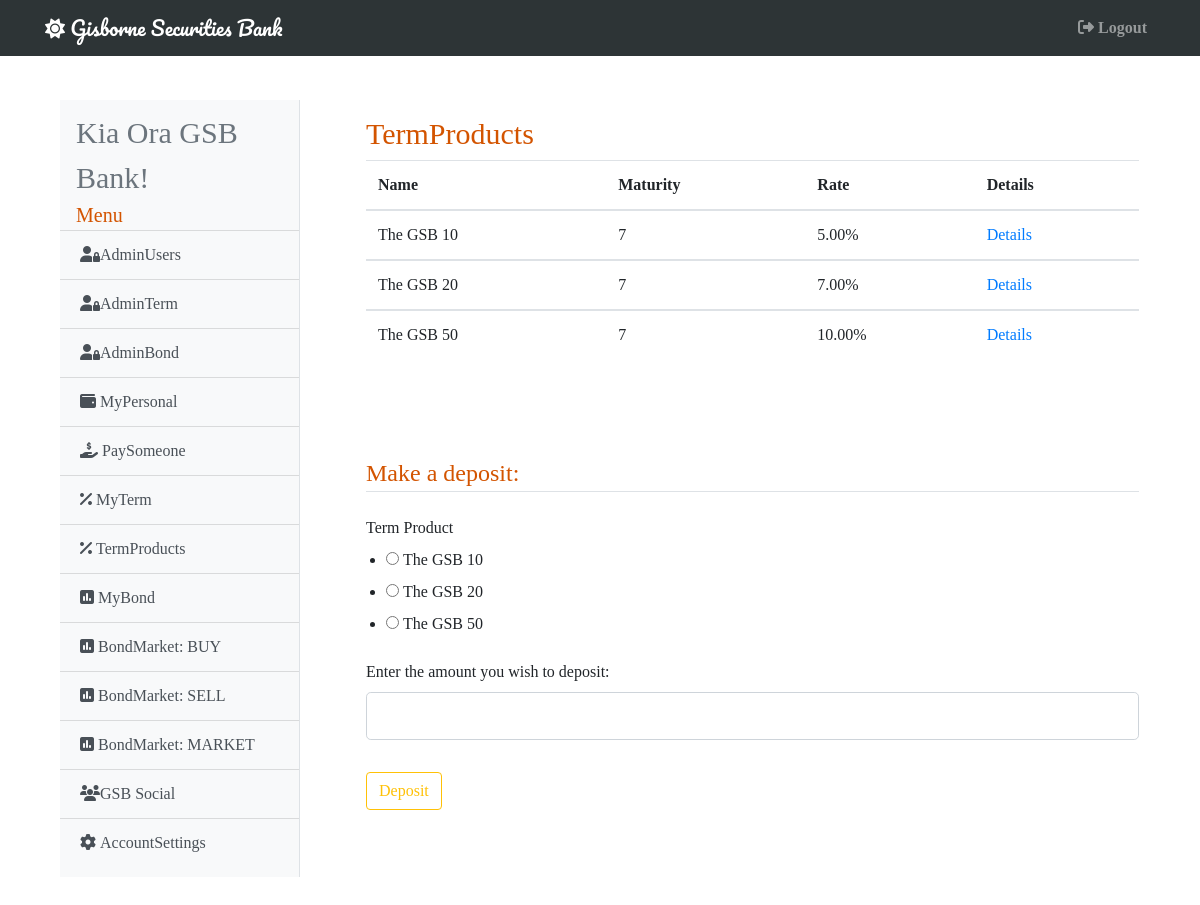
/termproducts (signed in), run on the app's committed database.
### gsb/models.py (models this page shows, shortened)
class User(db.Model, UserMixin):
    id = db.Column(db.Integer, primary_key=True)
    username = db.Column(db.String(20), unique=True, nullable=False)
    email = db.Column(db.String(120), unique=True, nullable=False)
    password = db.Column(db.String(60), nullable=False)
    account = db.Column(db.BigInteger, unique=True, nullable=False)
    cash = db.Column(db.Numeric(20, 2), nullable=False)
    admin =  db.Column(db.Boolean, default=False, nullable=False)
    active =  db.Column(db.Boolean, default=False, nullable=False)
    market =  db.Column(db.Boolean, default=False, nullable=False)
    image = db.Column(db.Integer, default=1, nullable=False)
    inbox = db.Column(db.Integer, default=0, nullable=False)
    term = db.Column(db.Numeric(20, 2), nullable=False)
    bond = db.Column(db.Numeric(20, 2), nullable=False)
    total = db.Column(db.Numeric(20, 2), nullable=False)
    terms = db.relationship('Term', secondary="terms")
    bonds = db.relationship('Bond', secondary="bonds")
    buys = db.relationship('Bond', secondary="buys")
    sells = db.relationship('Bond', secondary="sells")
    receives = db.relationship('Receives', lazy='dynamic', backref='receiver')
    sends = db.relationship('Sends', lazy='dynamic', backref='sender')
    posts = db.relationship('Statuses', lazy='dynamic', backref='poster')
    messages = db.relationship('Messages', lazy='dynamic', backref='messager')

class Term(db.Model):
    id = db.Column(db.Integer, primary_key=True)
    name = db.Column(db.String(50), unique=True, nullable=False)
    maturity = db.Column(db.Integer, nullable=False)
    rate = db.Column(db.Numeric(4, 2), nullable=False)
    info = db.Column(db.String(300), nullable=False)

### gsb/term/routes.py (the view, shortened to what this page needs)
@term.route('/termproducts', methods=['GET', 'POST'])
@login_required
def term_products():
    form = TermProducts()
    bank = User.query.filter_by(admin=True).first()
    stock = Term.query.order_by(Term.id).all()
    return render_template('terms/term_products.html', title='TermProducts', form=form, stock=stock)

### gsb/term/forms.py
class TermProducts(FlaskForm):
    product = RadioField('Term Product', choices=['The GSB 10', 'The GSB 20', 'The GSB 50'], validators=[DataRequired()])
    amount = DecimalField('Enter the amount you wish to deposit:', validators=[DataRequired()], places=2)
    submit = SubmitField('Deposit')

### gsb/models.py (called while the page is built)
@login_manager.user_loader
def load_user(user_id):
    return User.query.get(int(user_id))

### gsb/templates/terms/term_products.html (shortened to what this page needs)
{% extends 'base.html' %}
{% block content %}
    <div class="card-body shadow-lg p-3 mb-5 bg-white rounded" style="max-height: 500px; overflow: scroll;">
        <h1 style="font-size: 30px; color: #d35400;">TermProducts</h1>
            <table class="table">
                <thead>
                <tr>
                    <th scope="col">Name</th>
                    <th scope="col">Maturity</th>
                    <th scope="col">Rate</th>
                    <th scope="col">Details</th>
                </tr>
                {% for term in stock %}
                </thead>
                <tbody>
                <tr>
                    <td scope="row">{{ term.name }}</td>
                    <td>{{ term.maturity }}</td>
                    <td>{{ term.rate*100 }}%</td>
                    <td><a href="{{ url_for('term.product', term_id=term.id) }}">Details</a></td>
                </tr>
                {% endfor %}
                </tbody>
            </table>
    </div>
    <div class="card-body shadow-lg p-3 mb-5 bg-white rounded">
        <form method="POST" action="">
            <fieldset class="form-group">
                <legend class="border-bottom mb-4" style="color: #d35400;">Make a deposit:</legend>
                <div class="form-group">
                    {{ form.product.label(class="form-control-label") }}
                    {% if form.product.errors %}
                        {{ form.product(class="form-control form-control-lg is-invalid")}}
                        <div class="invalid-feedback">
                            {% for error in form.product.errors %}
                                <span>{{ error }}</span>
                            {% endfor %}
                        </div>
                    {% else %}
                        {{ form.product(class="form-check", type="radio") }}
                    {% endif %}
                </div>
                <div class="form-group">
                    {{ form.amount.label(class="form-control-label") }}
                    {% if form.amount.errors %}
                        {{ form.amount(class="form-control form-control-lg is-invalid")}}
                        <div class="invalid-feedback">
                            {% for error in form.amount.errors %}
                                <span>{{ error }}</span>
                            {% endfor %}
                        </div>
                    {% else %}
                        {{ form.amount(class="form-control form-control-lg") }}
                    {% endif %}
                </div>
            </fieldset>
            <div class="form-group">
                {{ form.submit(class="btn btn-outline-warning") }}
            </div>
        </form>
    </div>
{% endblock %}

### gsb/templates/base.html (shortened to what this page needs)
<!DOCTYPE html>
<html>
<head>
    <link rel="stylesheet" href="https://maxcdn.bootstrapcdn.com/bootstrap/4.0.0/css/bootstrap.min.css">
</head>
{% if current_user.image == 1 %}
  <body style="background-image: url('https://upload.wikimedia.org/wikipedia/commons/4/4f/Gisborne_NZ_Sunrise_Waikanae_Beach.jpg');
              background-size: cover; font-family: 'Noto+Serif+SC', 'sans-serif';">
{% elif current_user.image == 2 %}
  <body style="background-image: url('https://upload.wikimedia.org/wikipedia/commons/f/fc/Gladstone_Road_in_Gisborne_02.jpg');
              background-size: cover; font-family: 'Noto+Serif+SC', 'sans-serif';">
{% elif current_user.image == 3 %}
  <body style="background-image: url('https://upload.wikimedia.org/wikipedia/commons/c/cb/Railway_Bridge_over_Turanganui_River%2C_Gisborne.jpg');
              background-size: cover; font-family: 'Noto+Serif+SC', 'sans-serif';">
{% endif %}
  <header class="site-header">
    {% if current_user.admin == True %}
      <nav class="navbar navbar-expand-md navbar-dark bg-steel fixed-top" style="max-width: vw100; background-color: #2d3436;">
    {% else %}
      <nav class="navbar navbar-expand-md navbar-dark bg-steel fixed-top" style="max-width: vw100; background-color: #d35400;">
    {% endif %}
      <div class="container">
        <a class="navbar-brand" style="font-family: 'Pacifico', 'sans-serif';" href="/"><i class="fas fa-sun"></i> Gisborne Securities Bank</a>
          <div class="navbar-nav">
            <a class="nav-item nav-link" href="{{ url_for('main.logout') }}"><b><i class="fas fa-sign-out-alt mr-1"></i>Logout</b></a>
          </div>
        </div>
    </nav>
  </header>
    <main role="main" class="container">
      <div class="row">
        <div class="col-md-3" style="padding-top: 100px; padding-left: 30px; padding-bottom: 30px;">
          <div class="bg-light border-right" id="sidebar-wrapper" style="padding-block: 10px;">
            <div class="sidebar-heading ml-3 text-muted" style="font-size: 30px;">Kia Ora {{ current_user.username }}!</div>
            <div class="sidebar-heading ml-3" style="font-size: 20px; color: #d35400;">Menu</div>
            <div class="list-group list-group-flush">
            {% if current_user.admin == True %}
              <a href="{{ url_for('admin.admin_users') }}" class="list-group-item list-group-item-action bg-light"><i class="fas fa-user-lock"></i>AdminUsers</a>
              <a href="{{ url_for('admin.admin_term') }}" class="list-group-item list-group-item-action bg-light"><i class="fas fa-user-lock"></i>AdminTerm</a>
              <a href="{{ url_for('admin.admin_bond') }}" class="list-group-item list-group-item-action bg-light"><i class="fas fa-user-lock"></i>AdminBond</a>
            {% endif %}
              <a href="{{ url_for('main.my_personal') }}" class="list-group-item list-group-item-action bg-light"><i class="fas fa-wallet mr-1"></i>MyPersonal</a>
              <a href="{{ url_for('main.pay_someone') }}" class="list-group-item list-group-item-action bg-light"><i class="fas fa-hand-holding-usd mr-1"></i>PaySomeone</a>
              <a href="{{ url_for('term.my_term')}}" class="list-group-item list-group-item-action bg-light"><i class="fas fa-percent mr-1"></i>MyTerm</a>
              <a href="{{ url_for('term.term_products') }}" class="list-group-item list-group-item-action bg-light"><i class="fas fa-percent mr-1"></i>TermProducts</a>
              <a href="{{ url_for('bond.my_bond') }}" class="list-group-item list-group-item-action bg-light"><i class="fas fa-poll mr-1"></i>MyBond</a>
              <a href="{{ url_for('bond.buy_bond') }}" class="list-group-item list-group-item-action bg-light"><i class="fas fa-poll mr-1"></i>BondMarket: BUY</a>
              <a href="{{ url_for('bond.sell_bond') }}" class="list-group-item list-group-item-action bg-light"><i class="fas fa-poll mr-1"></i>BondMarket: SELL</a>
              <a href="{{ url_for('bond.bond_market') }}" class="list-group-item list-group-item-action bg-light"><i class="fas fa-poll mr-1"></i>BondMarket: MARKET</a>
              <a href="{{ url_for('main.gsb_social')}}" class="list-group-item list-group-item-action bg-light"><i class="fas fa-users"></i>GSB Social</a>
              <a href="{{ url_for('main.account_settings') }}" class="list-group-item list-group-item-action bg-light"><i class="fas fa-cog mr-1"></i>AccountSettings</a>
            </div>
          </div>
        </div>
        <div class="col-md-9" style="padding-top: 100px; padding-left: 35px;">
          {% block content %}{% endblock %}
        </div>
        </div>
    </main>
</body>
</html>

### data on the page
User: username "GSB Bank"
Term: name "The GSB 10", maturity "7", term.rate*100 "5.00"
Term: name "The GSB 20", maturity "7", term.rate*100 "7.00"
Term: name "The GSB 50", maturity "7", term.rate*100 "10.00"
